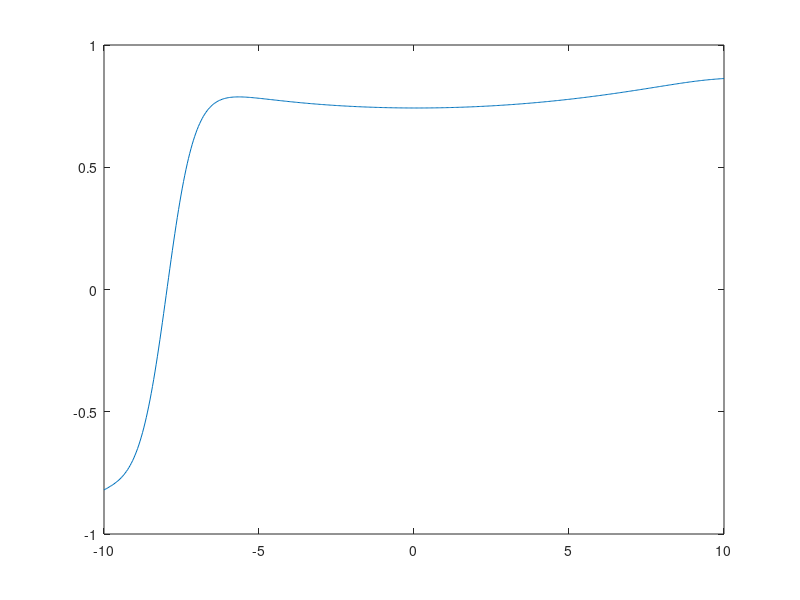

MATLAB code to generate this figure: (Note: this script raises an error after producing the figure.)
% Simulation
N = 5000;
M = 500;
animate = false;

t_max = 35000;
x_max = 10;
x_min = -10;

x = linspace(x_min, x_max, M);
t = linspace(0, t_max, N);

% Constants
Du = 1;
Dn = 1;
alpha = 1;
epsilon = 50;
beta = 1;
lambda = 3;
voltage = 0;

% PDE's
w_pp = @(x) 30*x.^2 - 8.8;
nickelfunc = @(x, t, u, dudx) expanded_nickelfunc(x, t, u, dudx, Du, Dn, alpha, epsilon, beta, lambda, w_pp);

% IC - start with steady state
load("final_values")
plot(x, u_end)

phi_ic = @(new_x) interp1(x, phi_end, new_x);
n_ic = @(new_x) interp1(x, n_end, new_x);
u_ic = @(new_x) interp1(x, u_end, new_x);
psi_ic = @(new_x) interp1(x, psi_end, new_x);

pdeic = @(x) expanded_pdeic(x, phi_ic, n_ic, u_ic, psi_ic);

% BC
pdebc = @(xl, ul, xr, ur, t) expanded_pdebc_output(xl, ul, xr, ur, t, voltage);



% Solution and plot
sol = pdepe(0, nickelfunc, pdeic, pdebc, x, t);
phi = sol(:, :, 1);
n = sol(:, :, 2);
u = sol(:, :, 3);
psi = sol(:, :, 4);


%animation
figure()
grid()
title("Nickel Hydroxide steady state")
xlabel("x")
ylim([-1.1, 2.5])
legend()
hold on;

if (animate)
  for i=1:N
    if mod(i, 10) == 0
        subplot(2, 1, 1)
        % p_u = plotyy(x, u(i, :), x, n(i, :));
        p_u = plot(x, u(i, :), Color="black", DisplayName="u(x)");
        %p_phi = plot(x, phi(i, :), Color="green", DisplayName="\phi(x)");

        subplot(2, 1, 2)
        p_n = plot(x, n(i, :), "b", DisplayName="C_e");
        

        pause(0.01)
        delete(p_u)
        delete(p_n)
        %delete(p_phi)
    end
  end
end


tiledlayout(1,2)
colororder(["black", "blue"]);

% Left plot
ax1 = nexttile;
yyaxis(ax1, 'left')
plot(ax1, x, u(1,:), LineWidth=2, DisplayName="u(x)")
ylim(ax1, [-1.1, 1.1])
grid(ax1, "on")

yyaxis(ax1, 'right')
plot(ax1, x, n(1, :), LineWidth=2.2, DisplayName = "n(x)", LineStyle="--")
ylim(ax1, [-0.1, 1.1])
yticklabels(ax1, [])
legend(ax1);
xlabel(ax1, "x");

% Right plot
ax2 = nexttile;
yyaxis(ax2, 'left')
plot(ax2, x, u(end,:), LineWidth=2, DisplayName="u(x)")
ylim(ax2, [-1.1, 1.1])
yticklabels(ax2, [])
grid(ax2, "on")

yyaxis(ax2, 'right')
plot(ax2, x, n(end, :), LineWidth=2.2, DisplayName = "n(x)", LineStyle="--")
ylim(ax2, [-0.1, 1.1])
xlabel("x");
